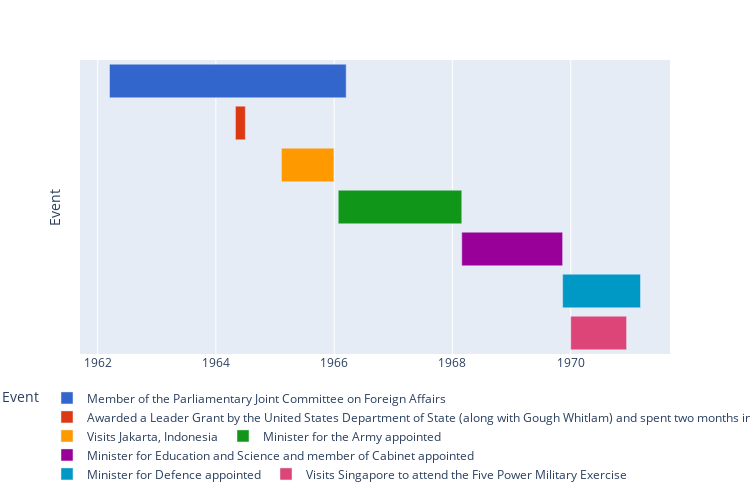

Here is the notebook cell this chart was saved with:
### Code cell
fig = px.timeline(df_timeline_relevant, x_start='Start', x_end='End', y='Event', color='Event',color_discrete_sequence=px.colors.qualitative.G10)
fig.update_traces(textposition='inside',insidetextanchor = 'middle')
fig.update_yaxes(showticklabels=False)
fig.update_layout(legend=dict(orientation='h'),height=500,width=750)
fig.show()

### Figure 1 — Plotly figure (JSON) as saved in the notebook; plotly's stock layout.template omitted (floating-point values rounded to 4 significant figures)
{"data": [{"alignmentgroup": "True", "base": ["1962-03-15"], "hovertemplate": "Event=%{y}<br>Start=%{base}<br>End=%{x}<extra></extra>", "insidetextanchor": "middle", "legendgroup": "Member of the Parliamentary Joint Committee on Foreign Affairs", "marker": {"color": "#3366CC"}, "name": "Member of the Parliamentary Joint Committee on Foreign Affairs", "offsetgroup": "Member of the Parliamentary Joint Committee on Foreign Affairs", "orientation": "h", "showlegend": true, "textposition": "inside", "type": "bar", "x": [126316800000], "xaxis": "x", "y": ["Member of the Parliamentary Joint Committee on Foreign Affairs"], "yaxis": "y"}, {"alignmentgroup": "True", "base": ["1964-05-01"], "hovertemplate": "Event=%{y}<br>Start=%{base}<br>End=%{x}<extra></extra>", "insidetextanchor": "middle", "legendgroup": "Awarded a Leader Grant by the United States Department of State (along with Gough Whitlam) and spent two months in the US. Also visits Saigon, South Vietnam.", "marker": {"color": "#DC3912"}, "name": "Awarded a Leader Grant by the United States Department of State (along with Gough Whitlam) and spent two months in the US. Also visits Saigon, South Vietnam.", "offsetgroup": "Awarded a Leader Grant by the United States Department of State (along with Gough Whitlam) and spent two months in the US. Also visits Saigon, South Vietnam.", "orientation": "h", "showlegend": true, "textposition": "inside", "type": "bar", "x": [5270400000], "xaxis": "x", "y": ["Awarded a Leader Grant by the United States Department of State (along with Gough Whitlam) and spent two months in the US. Also visits Saigon, South Vietnam."], "yaxis": "y"}, {"alignmentgroup": "True", "base": ["1965-02-09"], "hovertemplate": "Event=%{y}<br>Start=%{base}<br>End=%{x}<extra></extra>", "insidetextanchor": "middle", "legendgroup": "Visits Jakarta, Indonesia", "marker": {"color": "#FF9900"}, "name": "Visits Jakarta, Indonesia", "offsetgroup": "Visits Jakarta, Indonesia", "orientation": "h", "showlegend": true, "textposition": "inside", "type": "bar", "x": [27993600000], "xaxis": "x", "y": ["Visits Jakarta, Indonesia"], "yaxis": "y"}, {"alignmentgroup": "True", "base": ["1966-01-26"], "hovertemplate": "Event=%{y}<br>Start=%{base}<br>End=%{x}<extra></extra>", "insidetextanchor": "middle", "legendgroup": "Minister for the Army appointed", "marker": {"color": "#109618"}, "name": "Minister for the Army appointed", "offsetgroup": "Minister for the Army appointed", "orientation": "h", "showlegend": true, "textposition": "inside", "type": "bar", "x": [65923200000], "xaxis": "x", "y": ["Minister for the Army appointed"], "yaxis": "y"}, {"alignmentgroup": "True", "base": ["1968-02-28"], "hovertemplate": "Event=%{y}<br>Start=%{base}<br>End=%{x}<extra></extra>", "insidetextanchor": "middle", "legendgroup": "Minister for Education and Science and member of Cabinet appointed", "marker": {"color": "#990099"}, "name": "Minister for Education and Science and member of Cabinet appointed", "offsetgroup": "Minister for Education and Science and member of Cabinet appointed", "orientation": "h", "showlegend": true, "textposition": "inside", "type": "bar", "x": [53827200000], "xaxis": "x", "y": ["Minister for Education and Science and member of Cabinet appointed"], "yaxis": "y"}, {"alignmentgroup": "True", "base": ["1969-11-12"], "hovertemplate": "Event=%{y}<br>Start=%{base}<br>End=%{x}<extra></extra>", "insidetextanchor": "middle", "legendgroup": "Minister for Defence appointed", "marker": {"color": "#0099C6"}, "name": "Minister for Defence appointed", "offsetgroup": "Minister for Defence appointed", "orientation": "h", "showlegend": true, "textposition": "inside", "type": "bar", "x": [41558400000], "xaxis": "x", "y": ["Minister for Defence appointed"], "yaxis": "y"}, {"alignmentgroup": "True", "base": ["1970-01-01"], "hovertemplate": "Event=%{y}<br>Start=%{base}<br>End=%{x}<extra></extra>", "insidetextanchor": "middle", "legendgroup": "Visits Singapore to attend the Five Power Military Exercise", "marker": {"color": "#DD4477"}, "name": "Visits Singapore to attend the Five Power Military Exercise", "offsetgroup": "Visits Singapore to attend the Five Power Military Exercise", "orientation": "h", "showlegend": true, "textposition": "inside", "type": "bar", "x": [29808000000], "xaxis": "x", "y": ["Visits Singapore to attend the Five Power Military Exercise"], "yaxis": "y"}], "layout": {"barmode": "overlay", "height": 500, "legend": {"orientation": "h", "title": {"text": "Event"}, "tracegroupgap": 0}, "margin": {"t": 60}, "width": 750, "xaxis": {"anchor": "y", "autorange": true, "domain": [0, 1], "range": ["1961-09-13 18:40", "1971-09-06 05:20"], "type": "date"}, "yaxis": {"anchor": "x", "autorange": true, "categoryarray": ["Visits Singapore to attend the Five Power Military Exercise", "Minister for Defence appointed", "Minister for Education and Science and member of Cabinet appointed", "Minister for the Army appointed", "Visits Jakarta, Indonesia", "Awarded a Leader Grant by the United States Department of State (along with Gough Whitlam) and spent two months in the US. Also visits Saigon, South Vietnam.", "Member of the Parliamentary Joint Committee on Foreign Affairs"], "categoryorder": "array", "domain": [0, 1], "range": [-0.5, 6.5], "showticklabels": false, "title": {"text": "Event"}, "type": "category"}}}
